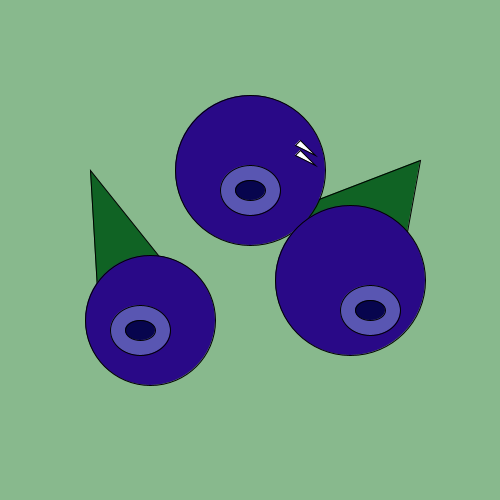
Frame 1 (no input)
Frame 60 (the mouse pressed at the canvas centre just before this capture): identical to frame 1, image omitted
Frame 120 (the mouse held since frame 60 and released just before this capture): identical to frame 1, image omitted

The Processing sketch that drew this single still picture (run headless with seeded random() and noise(); from frame 60 on, the mouse is pressed at the canvas centre):

// Processing sketch: CALDERONmariajuana_E01
// ── CALDERONmariajuana_E01.pde

void setup(){
  size(500, 500);
  
  print("arándanos silvestres");
}

//ejecuta una vez por fotograma 


void draw(){
  background(#88B98D);
   
  translate(250, 220);
  
    // hojas
  fill(#106324);
  
  triangle(40,-10, 170, -60, 150, 50);
  triangle(-150, 120, -40, 100, -160, -50);
 
  //arandanos
  fill(#290987);
  
  //arandano 1
  ellipse(0,-50, 150, 150);
  
  //arandano 2
  ellipse(-100, 100, 130, 130);
  
  //arandano 3
  ellipse(100, 60, 150, 150);
  
  //circulos morados del centro
  fill(#5956B2);
  // centro morado 1
  ellipse(0, -30, 60, 50);
  //centro morado 2
  ellipse(-110,110, 60, 50);
  // centro morado 3
  ellipse (120, 90, 60, 50);
  
  //circulos oscuros del centro
  fill(#07054E);
  //centro oscuro 1
  ellipse(0, -30, 30, 20);
  //centro oscuro 2
  ellipse(-110, 110, 30, 20);
  // centro oscuro 3
  ellipse (120, 90, 30, 20);

 //triangulos de brillo 
  
  fill(255);
  //brillo arandano 1
  triangle(50, -80, 65, -65, 45, -75);
  triangle(50, -70, 65, -55, 45, -65); 
  
 
  
  
  
}
